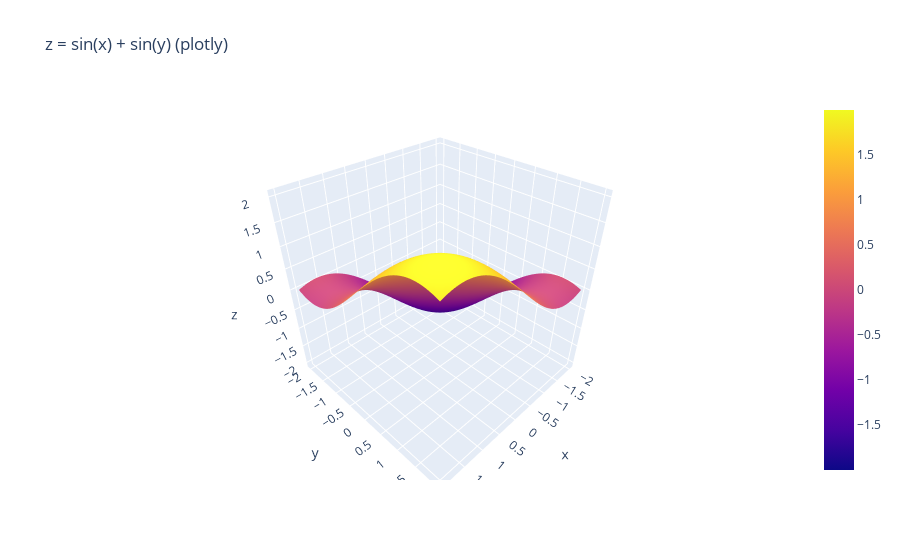

Notebook source saved alongside this figure:
### Code cell
X_f4, Y_f4, Z_f4 = superficie_funcion(f=lambda X, Y: np.sin(X) + np.sin(Y))  # Tipo sábana
graficar_superficie_plotly(X_f4, Y_f4, Z_f4, titulo="z = sin(x) + sin(y) (plotly)")  # Plotly

### Figure 1 — Plotly figure (JSON) as saved in the notebook; plotly's stock layout.template omitted (floating-point values rounded to 4 significant figures; data arrays with more than 128 entries replaced by an {"elided": "..."} marker saying what was removed)
{"data": [{"type": "surface", "x": {"elided": "80x80 float values"}, "y": {"elided": "80x80 float values"}, "z": {"elided": "80x80 float values"}}], "layout": {"title": {"text": "z = sin(x) + sin(y) (plotly)"}}}
